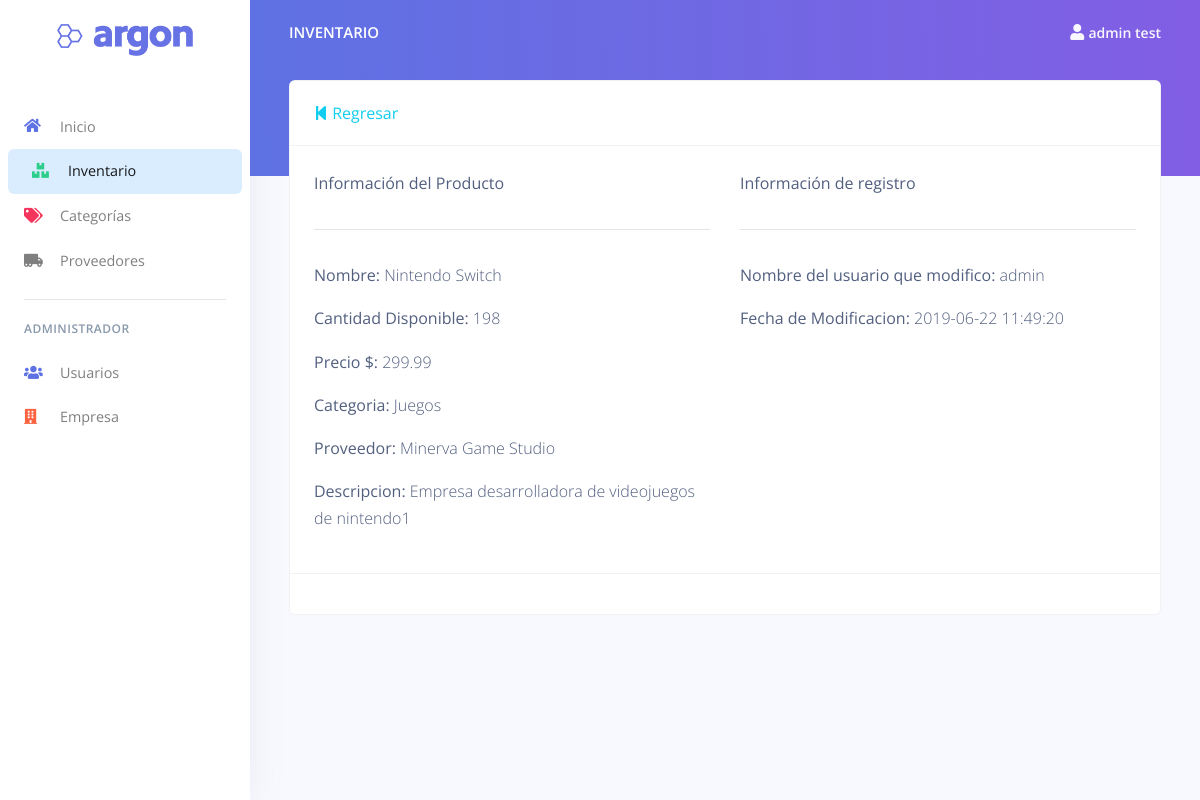
Page /inventory/info/1 (signed in) on the committed database.
### tables this page shows
CREATE TABLE IF NOT EXISTS `tbl_inventario` (
  `idproducto` int(50) NOT NULL AUTO_INCREMENT,
  `nombre_producto` varchar(50) NOT NULL,
  `stock` int(100) NOT NULL,
  `precio` double NOT NULL,
  `idcategoria` int(50) NOT NULL,
  `idproveedor` int(50) NOT NULL,
  `idusuario` int(11) NOT NULL,
  `descripcion_producto` varchar(100) NOT NULL,
  `fecha_mod` datetime NOT NULL,
  PRIMARY KEY (`idproducto`),
  KEY `fk_tbl_inventario_tbl_usuarios` (`idusuario`),
  KEY `fk_tbl_inventario_tbl_categoria` (`idcategoria`),
  KEY `fk_tbl_inventario_tbl_provedores` (`idproveedor`)
);

CREATE TABLE IF NOT EXISTS `tbl_usuarios` (
  `idusuario` int(50) NOT NULL AUTO_INCREMENT,
  `usu_nombre` varchar(50) NOT NULL,
  `usu_apellido` varchar(50) NOT NULL,
  `usu_genero` int(11) NOT NULL,
  `usu_dui` varchar(10) NOT NULL,
  `usu_usuario` varchar(50) NOT NULL,
  `usu_tipo` int(11) NOT NULL,
  `usu_password` varchar(300) NOT NULL,
  `usu_estado` int(11) NOT NULL,
  `fecha_mod` datetime NOT NULL,
  PRIMARY KEY (`idusuario`)
);

CREATE TABLE IF NOT EXISTS `tbl_categoria` (
  `idcategoria` int(50) NOT NULL AUTO_INCREMENT,
  `idusuario` int(50) NOT NULL,
  `nombre_categoria` varchar(50) NOT NULL,
  `descripcion` varchar(100) NOT NULL,
  `fecha_mod` datetime NOT NULL,
  PRIMARY KEY (`idcategoria`),
  KEY `fk_tbl_categoria_tbl_usuarios` (`idusuario`)
);

CREATE TABLE IF NOT EXISTS `tbl_proveedores` (
  `idproveedor` int(50) NOT NULL AUTO_INCREMENT,
  `idusuario` int(50) NOT NULL,
  `nombre_proveedor` varchar(50) NOT NULL,
  `direccion` varchar(100) NOT NULL,
  `telefono` varchar(10) NOT NULL,
  `descripcion` varchar(100) NOT NULL,
  `fecha_mod` datetime NOT NULL,
  PRIMARY KEY (`idproveedor`),
  KEY `fk_tbl_proveedores_tbl_usuarios` (`idusuario`)
);

### app/controllers/Inventory.php (called while the page is built, shortened)
<?php
class Inventory extends MainController{
    public function __construct(){
      $this->ModelInventory = $this->model('ModelInventory');
   }
   public function info($id = 0){
      $inventory = $this->ModelInventory->get_inventory($id);
      $parameters = [
           'menu' => 'Inventario',
           'inventory' => $inventory
      ];
      $this->view('inventory/info', $parameters);
   }
}
?>

### app/library/Core.php (called while the page is built, shortened)
<?php
class Core{
   protected $currentMethod = 'index';
   public function __construct(){
      $url = $this->getUrl();
      if (file_exists('../app/controllers/' . ucwords($url[0]) . '.php' )) {
         unset($url[0]);
      }
      $this->currentController = new $this->currentController;
      if (isset($url[1])) {
         if (method_exists($this->currentController, $url[1])) {
            $this->currentMethod = $url[1];
            unset($url[1]);
         }
      }
      $this->parameters = $url ? array_values($url) : [];
      call_user_func_array([$this->currentController, $this->currentMethod], $this->parameters);
   }
   public function getUrl(){
      if (isset($_GET['url'])) {
         $url = rtrim($_GET['url'], '/');
         $url = filter_var($url, FILTER_SANITIZE_URL);
         $url = explode('/', $url);
         return $url;
      }
   }
}
?>

### public/index.php (called while the page is built, shortened)
<?php
    $start = new Core;
?>

### app/library/Sql.php (called while the page is built, shortened)
<?php
class Sql{
   private $host = DB_HOST;
   private $db = DB_NAME;
   private $user = DB_USER;
   private $pass = DB_PASS;
   private $dbh;
   private $stmt;
   public function __construct(){
      $dsn = "mysql:host=" . $this->host. ";dbname=" . $this->db;
      $option = array(
         PDO::ATTR_PERSISTENT => true,
         PDO::ATTR_ERRMODE => PDO::ERRMODE_EXCEPTION
      );
      try{
         $this->dbh = new PDO($dsn, $this->user, $this->pass, $option);
         $this->dbh->exec('SET NAMES utf8');
      } catch (PDOException $e){
         $this->error = $e->getMessage();
         echo $this->error;
      }
   }
   public function query($sql){
      $this->stmt = $this->dbh->prepare($sql);
   }
   public function bind($parameter, $value, $type = null){
      if (is_null($type)) {
         switch (true) {
           default:
               $type = PDO::PARAM_STR;
               break;
         }
      }
      $this->stmt->bindValue($parameter, $value, $type);
   }
   public function execute(){
      return $this->stmt->execute();
   }
   public function register(){
      $this->execute();
      return $this->stmt->fetch(PDO::FETCH_OBJ);
   }
}
?>

### app/models/ModelInventory.php (called while the page is built, shortened)
<?php
class ModelInventory{
   private $db;
   public function __construct(){
      $this->db = new Sql;
   }
   public function get_inventory($id = 0){
      $this->db->query("SELECT * FROM tbl_inventario i
                        INNER JOIN tbl_usuarios s
                        ON i.idusuario = s.idusuario
                        INNER JOIN tbl_categoria c
                        ON i.idcategoria = c.idcategoria
                        INNER JOIN tbl_proveedores p
                        ON i.idproveedor = p.idproveedor
                        WHERE idproducto = :id
                        ");
      $this->db->bind(':id', $id);
      return $this->db->register();
   }
}
 ?>

### app/views/inventory/info.php (the view)
<?php require_once('../app/views/inc/header.php')?>
<div class="card">
    <div class="card-header">
        <a class="text-info" href="<?php echo ROUTE_URL?>/inventory"><i class="fas fa-step-backward"></i>
            Regresar</a>
    </div>
    <div class="card-body">
        <div class="row">
            <div class="col-md-6">
                <p><b>Información del Producto</b></p>
                <hr>
                <p><b>Nombre: </b> <?php echo $parameters['inventory']->nombre_producto?></p>
                <p><b>Cantidad Disponible: </b> <?php echo $parameters['inventory']->stock?></p>
                <p><b>Precio $: </b><?php echo $parameters['inventory']->precio?></p>
                <p><b>Categoria: </b><?php echo $parameters['inventory']->nombre_categoria?></p>
                <p><b>Proveedor: </b><?php echo $parameters['inventory']->nombre_proveedor?></p>
                <p><b>Descripcion: </b><?php echo $parameters['inventory']->descripcion_producto?></p>
            </div>
            <div class="col-md-6">
                  <p><b>Información de registro</b></p>
                  <hr>
                  <p><b>Nombre del usuario que modifico: </b> <?php echo $parameters['inventory']->usu_nombre?></p>
                  <p><b>Fecha de Modificacion: </b> <?php echo $parameters['inventory']->fecha_mod?></p>
            </div>
        </div>
    </div>
    <div class="card-footer">
    </div>
</div>
<?php require_once('../app/views/inc/footer.php')?>

### app/views/inc/header.php (shortened to what this page needs)
<!DOCTYPE html>
<html>
<head>
   <link href="<?php echo ROUTE_URL?>/assets/vendor/nucleo/css/nucleo.css" rel="stylesheet">
   <link href="<?php echo ROUTE_URL?>/fa/css/all.min.css" rel="stylesheet">
   <link type="text/css" href="<?php echo ROUTE_URL?>/assets/css/argon.css?v=1.0.0" rel="stylesheet">
   <link type="text/css" href="<?php echo ROUTE_URL?>/css/style.css" rel="stylesheet">
</head>
<body>
   <nav class="navbar navbar-vertical fixed-left navbar-expand-md navbar-light bg-white" id="sidenav-main">
      <div class="container-fluid">
         <a class="navbar-brand pt-0" href="./index.html">
            <img src="./assets/img/brand/blue.png" class="navbar-brand-img" alt="...">
         </a>
         <div class="collapse navbar-collapse" id="sidenav-collapse-main">
            <ul class="navbar-nav">
               <li class="nav-item <?php echo $var = ($parameters['menu'] == 'Inicio') ? 'active' : ''?>">
                  <a class="nav-link" href="<?php echo ROUTE_URL?>">
                     <i class="fas fa-home text-primary"></i> Inicio
                  </a>
               </li>
               <li class="nav-item <?php echo $var = ($parameters['menu'] == 'Inventario') ? 'active' : ''?>">
                  <a class="nav-link" href="<?php echo ROUTE_URL?>/inventory">
                     <i class="fas fa-boxes text-green"></i> Inventario
                  </a>
               </li>
               <li class="nav-item <?php echo $var = ($parameters['menu'] == 'Categorías') ? 'active' : ''?>">
                  <a class="nav-link" href="<?php echo ROUTE_URL?>/categories">
                     <i class="fas fa-tags text-red"></i> Categorías
                  </a>
               </li>
               <li class="nav-item <?php echo $var = ($parameters['menu'] == 'Proveedores') ? 'active' : ''?>">
                  <a class="nav-link" href="<?php echo ROUTE_URL?>/providers">
                     <i class="fas fa-truck-moving"></i> Proveedores
                  </a>
               </li>
            </ul>
            <hr class="my-3">
            <h6 class="navbar-heading text-muted">Administrador</h6>
            <ul class="navbar-nav mb-md-3">
               <li class="nav-item <?php echo $var = ($parameters['menu'] == 'Usuarios') ? 'active' : ''?>">
                  <a class="nav-link" href="<?php echo ROUTE_URL?>/users">
                     <i class="fas fa-users text-blue"></i> Usuarios
                  </a>
               </li>
               <li class="nav-item <?php echo $var = ($parameters['menu'] == 'Empresa') ? 'active' : ''?>">
                  <a class="nav-link" href="<?php echo ROUTE_URL?>/company">
                     <i class="fas fa-building text-orange"></i> Empresa
                  </a>
               </li>
            </ul>
         </div>
      </div>
   </nav>
   <div class="main-content">
      <nav class="navbar navbar-top navbar-expand-md navbar-dark" id="navbar-main">
         <div class="container-fluid">
            <a class="h4 mb-0 text-white text-uppercase d-none d-lg-inline-block" href="#"><?php echo $parameters['menu']?></a>
            <ul class="navbar-nav align-items-center d-none d-md-flex">
               <li class="nav-item dropdown">
                  <a class="nav-link pr-0" href="#" role="button" data-toggle="dropdown" aria-haspopup="true" aria-expanded="false">
                     <div class="media align-items-center">
                        <div class="media-body ml-2 d-none d-lg-block">
                           <i class="fas fa-user"></i>
                           <span class="mb-0 text-sm  font-weight-bold"><?php echo $_SESSION['user']->usu_nombre.' '.$_SESSION['user']->usu_apellido ?></span>
                        </div>
                     </div>
                  </a>
               </li>
            </ul>
         </div>
      </nav>
      <div class="container-fluid mt--7">

### rows in the picture
tbl_inventario: idusuario.usu_nombre "admin", idusuario.usu_apellido "test", nombre_producto "Nintendo Switch", stock "198", precio "299.99", idcategoria.nombre_categoria "Juegos", idproveedor.nombre_proveedor "Minerva Game Studio", descripcion_producto "Empresa desarrolladora de videojuegos de nintendo1", idproveedor.fecha_mod "2019-06-22 11:49:20"

### other values in the picture
$parameters['menu'] "INVENTARIO"
